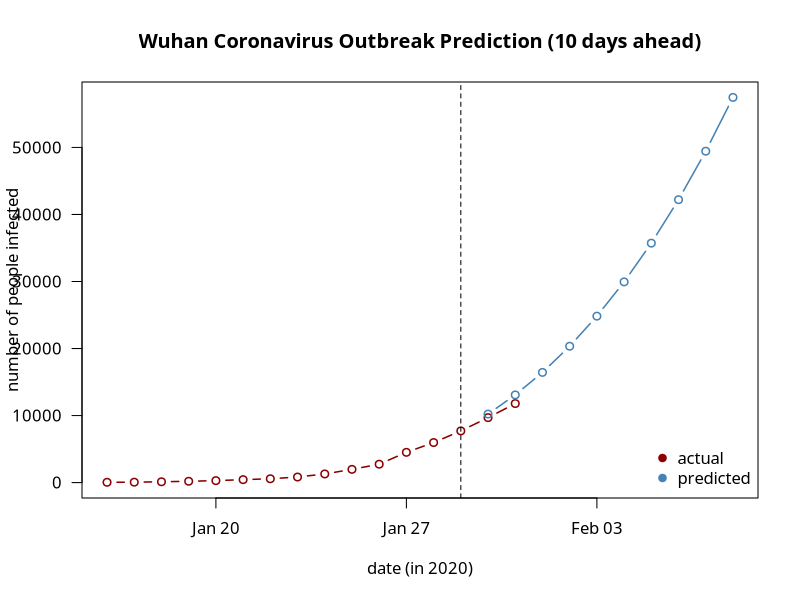

Recreate this plot in R.



## data sources:
## * https://www.who.int/emergencies/diseases/novel-coronavirus-2019/situation-reports
## * https://en.wikipedia.org/wiki/2019%E2%80%9320_Wuhan_coronavirus_outbreak

outbreak <- data.frame(
    date = seq.Date(as.Date("2020-01-16"), as.Date("2020-01-29"), by = "days"),
    cumulative_count = c(45, 62, 121, 198, 291, 440, 571, 830, 1287, 1975, 2744, 4515, 5974, 7711)
)

poly_fit <- lm(cumulative_count ~ poly(date, 3), data = outbreak)
summary(poly_fit)
outbreak$preds <- predict(poly_fit)

new_outbreak_data <- data.frame(
    date = seq.Date(as.Date("2020-01-30"), length.out = 10, by = "days") # make 10 day ahead forecast
)

new_outbreak_data$cumulative_count <- c(9692, 11791, rep(NA, 8)) # update actual outbreak here
new_outbreak_data$preds <- predict(poly_fit, newdata = new_outbreak_data)

## combine them all
outbreak <- rbind(outbreak, new_outbreak_data)

png(filename = "./wuhan-virus-outbreak-modeling.png", 7, 7, units = "in", res = 300)
par(family = "Carlito")
plot(outbreak$date, outbreak$cumulative_count, pch = 1, col = "red4", type = "b",
     ylab = "number of people infected", xlab = "date (in 2020)", las = 1,
     main = "Wuhan Coronavirus Outbreak Prediction (10 days ahead)", lwd = 1.5, ylim = c(0, max(outbreak$preds)))
points(outbreak$date[outbreak$date >= as.Date("2020-01-30")], outbreak$preds[outbreak$date >= as.Date("2020-01-30")],
       pch = 1, col = "steelblue", type = "b", lwd = 1.5)
abline(v = as.Date("2020-01-29"), lty = "dashed")
legend("bottomright", legend = c("actual", "predicted"), bty = "n", pch = 19, col = c("red4", "steelblue"))
dev.off()
